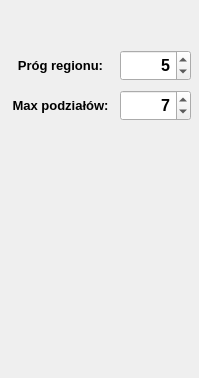
<?xml version="1.0" encoding="UTF-8"?>
<ui version="4.0">
 <class>Segmentation</class>
 <widget class="QWidget" name="Segmentation">
  <property name="geometry">
   <rect>
    <x>0</x>
    <y>0</y>
    <width>199</width>
    <height>378</height>
   </rect>
  </property>
  <property name="minimumSize">
   <size>
    <width>199</width>
    <height>378</height>
   </size>
  </property>
  <property name="maximumSize">
   <size>
    <width>199</width>
    <height>378</height>
   </size>
  </property>
  <property name="windowTitle">
   <string>Form</string>
  </property>
  <widget class="QLabel" name="widthLabel">
   <property name="geometry">
    <rect>
     <x>10</x>
     <y>50</y>
     <width>101</width>
     <height>31</height>
    </rect>
   </property>
   <property name="font">
    <font>
     <pointsize>10</pointsize>
     <weight>75</weight>
     <bold>true</bold>
    </font>
   </property>
   <property name="text">
    <string>Próg regionu:</string>
   </property>
   <property name="alignment">
    <set>Qt::AlignCenter</set>
   </property>
  </widget>
  <widget class="QSpinBox" name="thresholdSpinBox">
   <property name="geometry">
    <rect>
     <x>120</x>
     <y>50</y>
     <width>71</width>
     <height>31</height>
    </rect>
   </property>
   <property name="font">
    <font>
     <pointsize>12</pointsize>
     <weight>75</weight>
     <bold>true</bold>
    </font>
   </property>
   <property name="alignment">
    <set>Qt::AlignRight|Qt::AlignTrailing|Qt::AlignVCenter</set>
   </property>
   <property name="buttonSymbols">
    <enum>QAbstractSpinBox::UpDownArrows</enum>
   </property>
   <property name="minimum">
    <number>1</number>
   </property>
   <property name="maximum">
    <number>255</number>
   </property>
   <property name="singleStep">
    <number>1</number>
   </property>
   <property name="value">
    <number>5</number>
   </property>
  </widget>
  <widget class="QSpinBox" name="maxDepthSpinBox">
   <property name="geometry">
    <rect>
     <x>120</x>
     <y>90</y>
     <width>71</width>
     <height>31</height>
    </rect>
   </property>
   <property name="font">
    <font>
     <pointsize>12</pointsize>
     <weight>75</weight>
     <bold>true</bold>
    </font>
   </property>
   <property name="alignment">
    <set>Qt::AlignRight|Qt::AlignTrailing|Qt::AlignVCenter</set>
   </property>
   <property name="buttonSymbols">
    <enum>QAbstractSpinBox::UpDownArrows</enum>
   </property>
   <property name="minimum">
    <number>1</number>
   </property>
   <property name="maximum">
    <number>9</number>
   </property>
   <property name="singleStep">
    <number>1</number>
   </property>
   <property name="value">
    <number>7</number>
   </property>
  </widget>
  <widget class="QLabel" name="widthLabel_2">
   <property name="geometry">
    <rect>
     <x>10</x>
     <y>90</y>
     <width>101</width>
     <height>31</height>
    </rect>
   </property>
   <property name="font">
    <font>
     <pointsize>10</pointsize>
     <weight>75</weight>
     <bold>true</bold>
    </font>
   </property>
   <property name="text">
    <string>Max podziałów:</string>
   </property>
   <property name="alignment">
    <set>Qt::AlignCenter</set>
   </property>
  </widget>
 </widget>
 <resources/>
 <connections/>
</ui>
